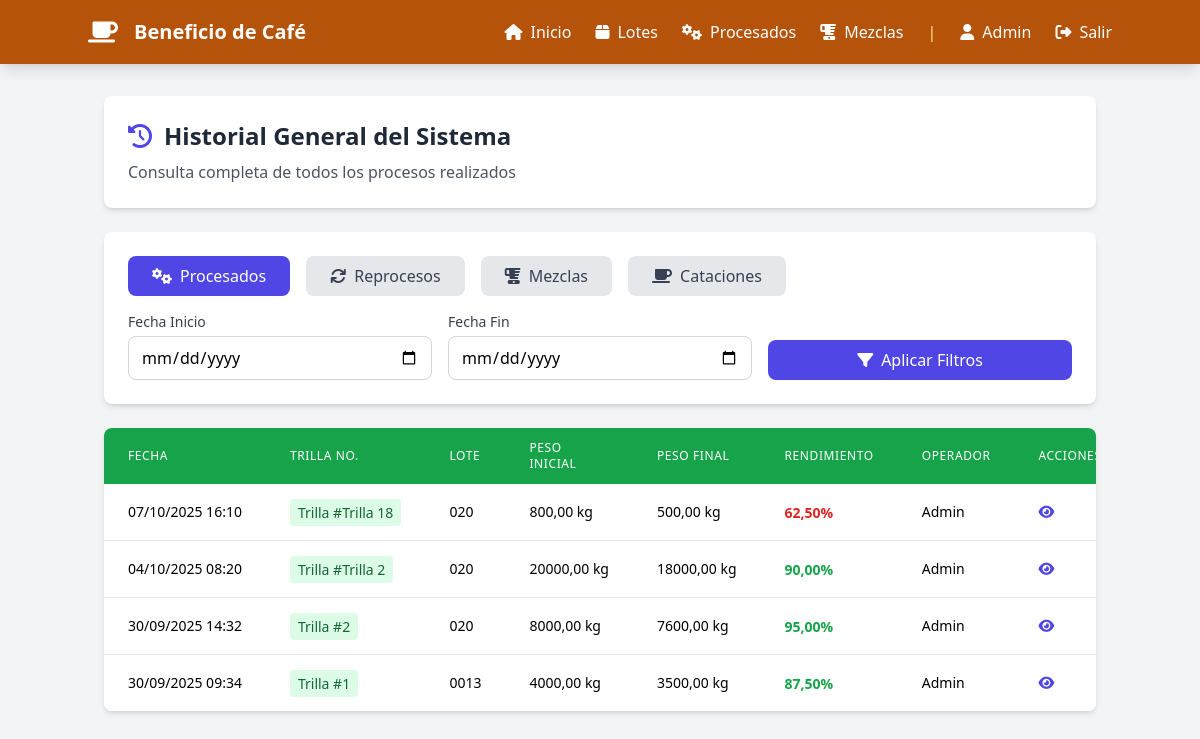
/historial/ (signed in), run on the app's committed database.
### beneficio/models.py (models this page shows, shortened)
class Procesado(models.Model):
    lote = models.ForeignKey(Lote, on_delete=models.CASCADE, related_name='procesos')
    numero_trilla = models.CharField(max_length=50)
    fecha = models.DateTimeField(default=timezone.now)
    peso_inicial_kg = models.DecimalField(max_digits=10, decimal_places=2)
    unidad_peso_inicial = models.CharField(max_length=20, default='kg')
    peso_final_kg = models.DecimalField(max_digits=10, decimal_places=2)
    unidad_peso_final = models.CharField(max_length=20, default='kg')
    cafe_primera = models.DecimalField(max_digits=10, decimal_places=2, default=0)
    unidad_cafe_primera = models.CharField(max_length=20, default='kg')
    cafe_segunda = models.DecimalField(max_digits=10, decimal_places=2, default=0)
    unidad_cafe_segunda = models.CharField(max_length=20, default='kg')
    catadura = models.DecimalField(max_digits=10, decimal_places=2, default=0)
    rechazo_electronica = models.DecimalField(max_digits=10, decimal_places=2, default=0)
    bajo_zaranda = models.DecimalField(max_digits=10, decimal_places=2, default=0)
    barridos = models.DecimalField(max_digits=10, decimal_places=2, default=0)
    observaciones = models.TextField(blank=True, null=True)
    operador = models.ForeignKey(User, on_delete=models.SET_NULL, null=True)
    class Meta:
        verbose_name = "Procesado"
        verbose_name_plural = "Procesados"
        ordering = ['-fecha']
    @property
    def rendimiento(self):
        if self.peso_inicial_kg > 0:
            return (float(self.peso_final_kg) / float(self.peso_inicial_kg) * 100)
        return 0

class Lote(models.Model):
    ESTADO_CHOICES = [
        ('disponible', 'Disponible'),
        ('en_proceso', 'En Proceso'),
        ('procesado', 'Procesado'),
        ('agotado', 'Agotado'),
    ]
    """Modelo principal para los lotes de café"""
    codigo = models.CharField(max_length=50, unique=True)
    tipo_cafe = models.CharField(max_length=100)
    bodega = models.ForeignKey(Bodega, on_delete=models.CASCADE, related_name='lotes')
    peso_kg = models.DecimalField(max_digits=10, decimal_places=2)
    humedad = models.DecimalField(max_digits=5, decimal_places=2)
    fecha_ingreso = models.DateTimeField()
    proveedor = models.CharField(max_length=200)
    precio_quintal = models.DecimalField(max_digits=10, decimal_places=2)
    observaciones = models.TextField(blank=True, null=True)
    activo = models.BooleanField(default=True)
    created_by = models.ForeignKey(User, on_delete=models.SET_NULL, null=True)
    created_at = models.DateTimeField(auto_now_add=True)
    class Meta:
        ordering = ['-fecha_ingreso']

### beneficio/views.py (the view)
# urls.py: path('historial/', views.historial, name='historial'),
@login_required
def historial(request):
    tipo_historial = request.GET.get('tipo', 'procesado')
    fecha_inicio = request.GET.get('fecha_inicio')
    fecha_fin = request.GET.get('fecha_fin')
    items = []
    if tipo_historial == 'procesado':
        items = Procesado.objects.all().order_by('-fecha')
        if fecha_inicio:
            items = items.filter(fecha__date__gte=fecha_inicio)
        if fecha_fin:
            items = items.filter(fecha__date__lte=fecha_fin)
    elif tipo_historial == 'reproceso':
        items = Reproceso.objects.all().order_by('-fecha')
        if fecha_inicio:
            items = items.filter(fecha__date__gte=fecha_inicio)
        if fecha_fin:
            items = items.filter(fecha__date__lte=fecha_fin)
    elif tipo_historial == 'mezclas':
        items = Mezcla.objects.all().order_by('-fecha')
        if fecha_inicio:
            items = items.filter(fecha__date__gte=fecha_inicio)
        if fecha_fin:
            items = items.filter(fecha__date__lte=fecha_fin)
    elif tipo_historial == 'catacion':
        items = Catacion.objects.select_related('lote', 'procesado', 'reproceso', 'mezcla', 'catador').all()
        fecha_field = 'fecha_catacion' # Usamos el campo correcto para Catacion
    if fecha_inicio:
        items = items.filter(**{f'{fecha_field}__date__gte': fecha_inicio})
    if fecha_fin:
        items = items.filter(**{f'{fecha_field}__date__lte': fecha_fin})
    context = {
        'tipo_historial': tipo_historial,
        'items': items,
        'request': request,
    }
    return render(request, 'beneficio/historial/index.html', context)

### beneficio/templates/beneficio/historial/index.html (shortened to what this page needs)
<!DOCTYPE html>
<html lang="es">
<head>
    <script src="https://cdn.tailwindcss.com"></script>
    <link rel="stylesheet" href="https://cdnjs.cloudflare.com/ajax/libs/font-awesome/6.4.0/css/all.min.css">
    </head>
<body class="bg-gray-100">
    <nav class="bg-amber-700 text-white p-4 shadow-lg">
        <div class="container mx-auto flex justify-between items-center">
            <div class="flex items-center space-x-4">
                <i class="fas fa-coffee text-2xl"></i>
                <h1 class="text-xl font-bold">Beneficio de Café</h1>
            </div>
            <div class="flex items-center space-x-6">
                <a href="{% url 'dashboard' %}" class="hover:text-amber-200">
                    <i class="fas fa-home mr-2"></i>Inicio
                </a>
                <a href="{% url 'lista_lotes' %}" class="hover:text-amber-200">
                    <i class="fas fa-box mr-2"></i>Lotes
                </a>
                <a href="{% url 'lista_procesados' %}" class="hover:text-amber-200">
                    <i class="fas fa-cogs mr-2"></i>Procesados
                </a>
                <a href="{% url 'lista_mezclas' %}" class="hover:text-amber-200">
                    <i class="fas fa-blender mr-2"></i>Mezclas
                </a>
                <span class="text-amber-200">|</span>
                <span>
                    <i class="fas fa-user mr-2"></i>{{ user.username }}
                </span>
                <a href="{% url 'logout' %}" class="hover:text-amber-200">
                    <i class="fas fa-sign-out-alt mr-2"></i>Salir
                </a>
            </div>
        </div>
    </nav>
    <div class="container mx-auto mt-8 px-4">
        <div class="bg-white rounded-lg shadow-md p-6 mb-6">
            <h2 class="text-2xl font-bold text-gray-800 flex items-center">
                <i class="fas fa-history mr-3 text-indigo-600"></i>
                Historial General del Sistema
            </h2>
            <p class="text-gray-600 mt-2">Consulta completa de todos los procesos realizados</p>
        </div>
        <div class="bg-white rounded-lg shadow-md p-6 mb-6">
            <form method="get" class="space-y-4">
                <div class="flex flex-wrap gap-4 mb-4"> <button type="button" onclick="setTipo('procesado')"
                            class="px-6 py-2 rounded-lg font-medium transition duration-200
                            {% if tipo_historial == 'procesado' %}bg-indigo-600 text-white{% else %}bg-gray-200 text-gray-700 hover:bg-gray-300{% endif %}">
                        <i class="fas fa-cogs mr-2"></i>Procesados
                    </button>
                    <button type="button" onclick="setTipo('reproceso')"
                            class="px-6 py-2 rounded-lg font-medium transition duration-200
                            {% if tipo_historial == 'reproceso' %}bg-indigo-600 text-white{% else %}bg-gray-200 text-gray-700 hover:bg-gray-300{% endif %}">
                        <i class="fas fa-sync mr-2"></i>Reprocesos
                    </button>
                    <button type="button" onclick="setTipo('mezclas')"
                            class="px-6 py-2 rounded-lg font-medium transition duration-200
                            {% if tipo_historial == 'mezclas' %}bg-indigo-600 text-white{% else %}bg-gray-200 text-gray-700 hover:bg-gray-300{% endif %}">
                        <i class="fas fa-blender mr-2"></i>Mezclas
                    </button>
                    <button type="button" onclick="setTipo('catacion')"
                            class="px-6 py-2 rounded-lg font-medium transition duration-200
                            {% if tipo_historial == 'catacion' %}bg-indigo-600 text-white{% else %}bg-gray-200 text-gray-700 hover:bg-gray-300{% endif %}">
                        <i class="fas fa-coffee mr-2"></i>Cataciones
                    </button>
                    </div>
                <div class="grid grid-cols-1 md:grid-cols-3 gap-4">
                    <div>
                        <label class="block text-sm font-medium text-gray-700 mb-1">Fecha Inicio</label>
                        <input type="date" name="fecha_inicio" value="{{ request.GET.fecha_inicio }}"
                               class="w-full px-3 py-2 border border-gray-300 rounded-lg focus:ring-2 focus:ring-indigo-600">
                    </div>
                    <div>
                        <label class="block text-sm font-medium text-gray-700 mb-1">Fecha Fin</label>
                        <input type="date" name="fecha_fin" value="{{ request.GET.fecha_fin }}"
                               class="w-full px-3 py-2 border border-gray-300 rounded-lg focus:ring-2 focus:ring-indigo-600">
                    </div>
                    <div class="flex items-end">
                        <button type="submit" class="w-full bg-indigo-600 text-white px-4 py-2 rounded-lg hover:bg-indigo-700 transition">
                            <i class="fas fa-filter mr-2"></i>Aplicar Filtros
                        </button>
                    </div>
                </div>
            </form>
        </div>
        <div class="bg-white rounded-lg shadow-md overflow-hidden">
            {% if tipo_historial == 'procesado' %}
            <table class="min-w-full">
                <thead class="bg-green-600 text-white"> <tr>
                        <th class="px-6 py-3 text-left text-xs font-medium uppercase tracking-wider">Fecha</th>
                        <th class="px-6 py-3 text-left text-xs font-medium uppercase tracking-wider">Trilla No.</th>
                        <th class="px-6 py-3 text-left text-xs font-medium uppercase tracking-wider">Lote</th>
                        <th class="px-6 py-3 text-left text-xs font-medium uppercase tracking-wider">Peso Inicial</th>
                        <th class="px-6 py-3 text-left text-xs font-medium uppercase tracking-wider">Peso Final</th>
                        <th class="px-6 py-3 text-left text-xs font-medium uppercase tracking-wider">Rendimiento</th>
                        <th class="px-6 py-3 text-left text-xs font-medium uppercase tracking-wider">Operador</th>
                        <th class="px-6 py-3 text-left text-xs font-medium uppercase tracking-wider">Acciones</th>
                    </tr>
                </thead>
                <tbody class="bg-white divide-y divide-gray-200">
                    {% for item in items %}
                    <tr class="hover:bg-gray-50">
                        <td class="px-6 py-4 whitespace-nowrap text-sm">{{ item.fecha|date:"d/m/Y H:i" }}</td>
                        <td class="px-6 py-4 whitespace-nowrap">
                            <span class="px-2 py-1 bg-green-100 text-green-800 rounded text-sm font-medium">
                                Trilla #{{ item.numero_trilla }}
                            </span>
                        </td>
                        <td class="px-6 py-4 whitespace-nowrap text-sm">{{ item.lote.codigo }}</td>
                        <td class="px-6 py-4 whitespace-nowrap text-sm">{{ item.peso_inicial_kg|floatformat:2 }} kg</td>
                        <td class="px-6 py-4 whitespace-nowrap text-sm">{{ item.peso_final_kg|floatformat:2 }} kg</td>
                        <td class="px-6 py-4 whitespace-nowrap">
                            <span class="text-sm font-semibold {% if item.rendimiento > 80 %}text-green-600{% else %}text-red-600{% endif %}">
                                {{ item.rendimiento|floatformat:2 }}%
                            </span>
                        </td>
                        <td class="px-6 py-4 whitespace-nowrap text-sm">{{ item.operador.username|default:"Sistema" }}</td>
                        <td class="px-6 py-4 whitespace-nowrap text-sm">
                            <a href="{% url 'detalle_procesado' item.id %}" class="text-indigo-600 hover:text-indigo-900">
                                <i class="fas fa-eye"></i>
                            </a>
                        </td>
                    </tr>
                    {% empty %}
                    <tr>
                        <td colspan="8" class="px-6 py-12 text-center text-gray-500">
                            No hay procesados en el rango seleccionado
                        </td>
                    </tr>
                    {% endfor %}
                </tbody>
            </table>
            {% endif %}
        </div>
    </div>
</body>
</html>

### data on the page
Procesado: fecha "07/10/2025 16:10", numero_trilla "Trilla 18", lote.codigo "020", peso_inicial_kg "800,00", peso_final_kg "500,00", rendimiento "62,50", operador.username "Admin"
Procesado: fecha "04/10/2025 08:20", numero_trilla "Trilla 2", lote.codigo "020", peso_inicial_kg "20000,00", peso_final_kg "18000,00", rendimiento "90,00", operador.username "Admin"
Procesado: fecha "30/09/2025 14:32", numero_trilla "2", lote.codigo "020", peso_inicial_kg "8000,00", peso_final_kg "7600,00", rendimiento "95,00", operador.username "Admin"
Procesado: fecha "30/09/2025 09:34", numero_trilla "1", lote.codigo "0013", peso_inicial_kg "4000,00", peso_final_kg "3500,00", rendimiento "87,50", operador.username "Admin"

### other printed values
{{ user.username }} "Admin"
